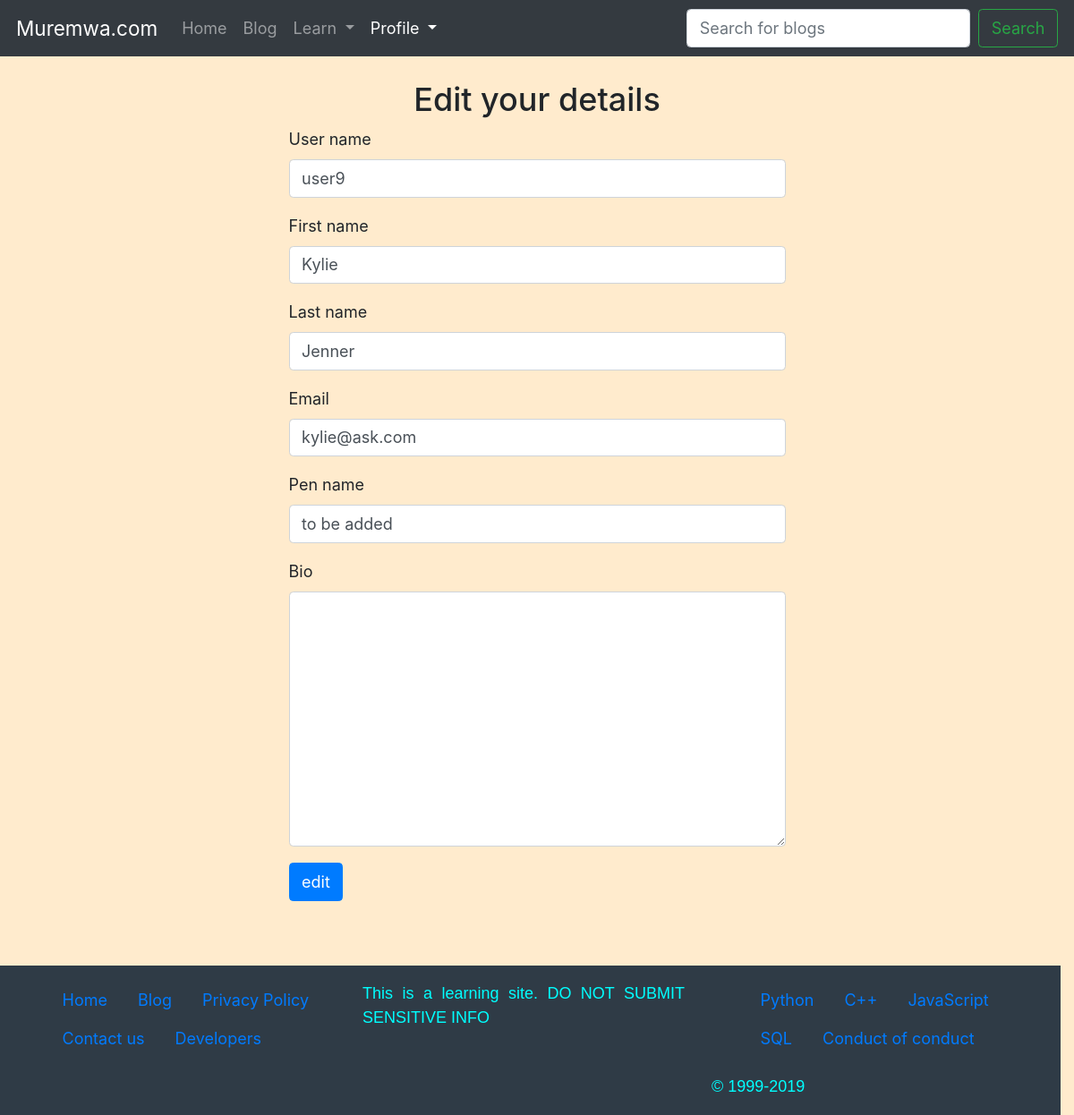
Before: /profile/edit/ (signed in) with the older database file.
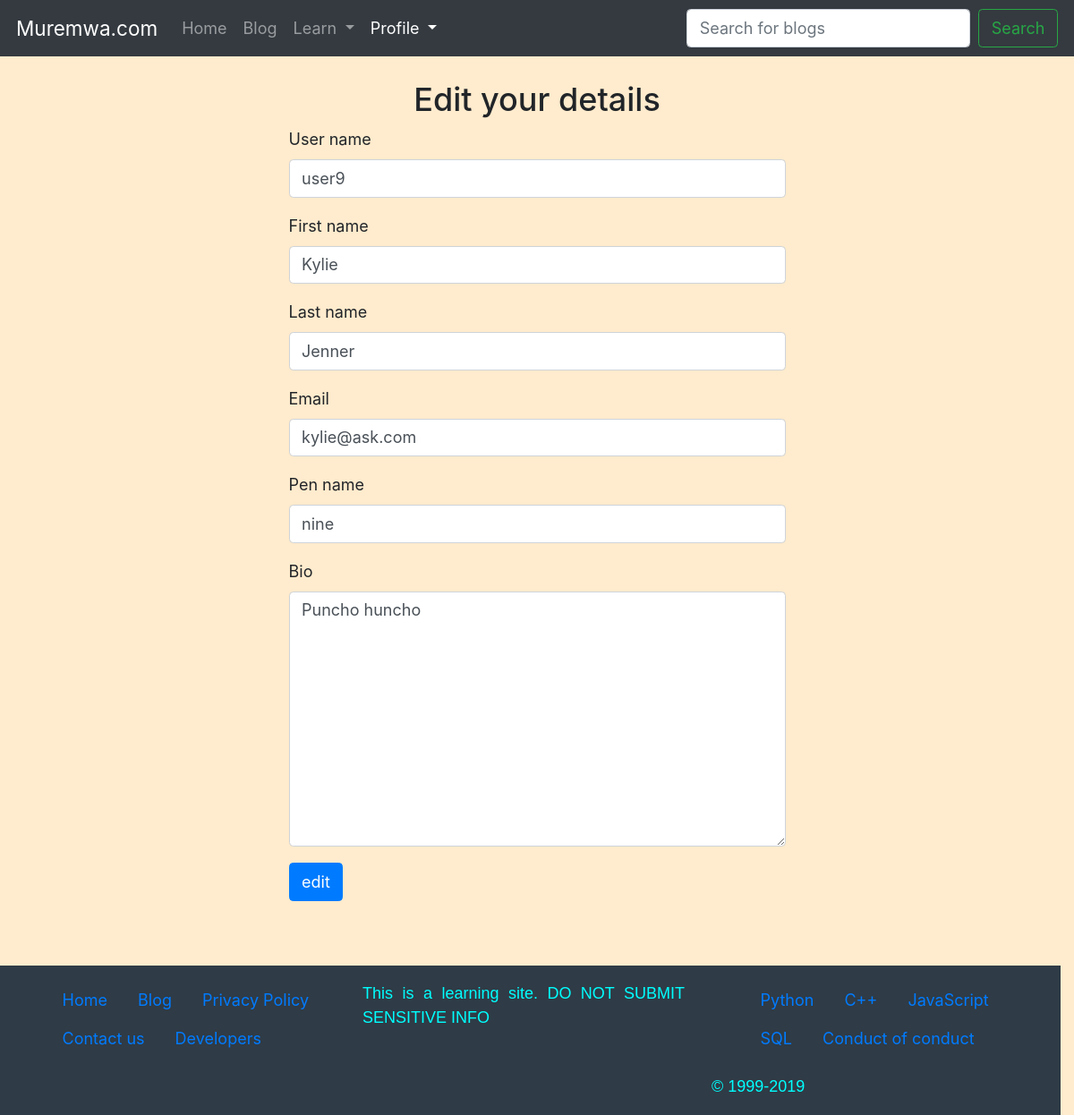
After: the same page with the newer database file.
### blog/models.py (models this page shows, shortened)
class Profile(models.Model):
    user = models.OneToOneField(User, on_delete=models.CASCADE)
    writer_name = models.CharField(max_length=100, null=True, blank=True, unique=True)
    bio = models.TextField()
    image = models.FileField(null=True, default="default.png")
    objects = models.Manager()

### muremwa/views.py (the view)
# urls.py: path('profile/edit/', views.edit_user_details, name='edit-profile'),
@login_required
def edit_user_details(request):
    user_profile = request.user.profile
    if request.method == "POST":
        form = ProfileEditForm(request.POST)
        if form.is_valid():
            request.username = form.cleaned_data['user_name']
            request.user.first_name = form.cleaned_data['first_name']
            request.user.last_name = form.cleaned_data['last_name']
            request.user.email = form.cleaned_data['email']
            user_profile.writer_name = form.cleaned_data['pen_name']
            user_profile.bio = form.cleaned_data['bio']
            request.user.save()
            user_profile.save()
        else:
            return render(request, 'profile_edit.html', {
                'form': form,
            })
        return redirect(reverse('profile'))
    else:
        initial_data = {
            'user_name': request.user.username,
            'first_name': request.user.first_name,
            'last_name': request.user.last_name,
            'email': request.user.email,
            'pen_name': user_profile.writer_name,
            'bio': user_profile.bio,
        }
        return render(request, 'profile_edit.html', {
                'form': ProfileEditForm(initial=initial_data),
            })

### muremwa/forms.py
class ProfileEditForm(forms.Form):
	user_name = forms.CharField(max_length=50)
	first_name = forms.CharField(max_length=50)
	last_name = forms.CharField(max_length=50)
	email = forms.EmailField(required=False)
	pen_name = forms.CharField(max_length=50, required=False)
	bio = forms.CharField(widget=forms.Textarea, required=False)

### muremwa/templates/profile_edit.html (shortened to what this page needs)
{% extends "base.html" %}
{% load staticfiles %}
{% block style %}<link href="{% static 'style/profile.css' %}" type="text/css" media="screen" rel="stylesheet">{% endblock style %}
{% block profile %}active{% endblock profile %}
{% block content %}
<div>
	<div id="main" class="container">
		<h2 class="text-center">Edit your details</h2>
		<form action="" method="post" class="form-profile" autocomplete="off">
			{% for field in form %}
			<div class="form-group">
				<label>{{field.label}}</label>
				{{ field }}
			</div>
			{% endfor %}
			<input type="submit" value="edit" class="btn btn-primary">
		</form>
	</div>
</div>
{% endblock content %}

Changed rows visible on the page:
now on this page (row edited): Profile: form "Puncho huncho"
Other visible differences:
form field pen_name: "to be added" → "nine"
